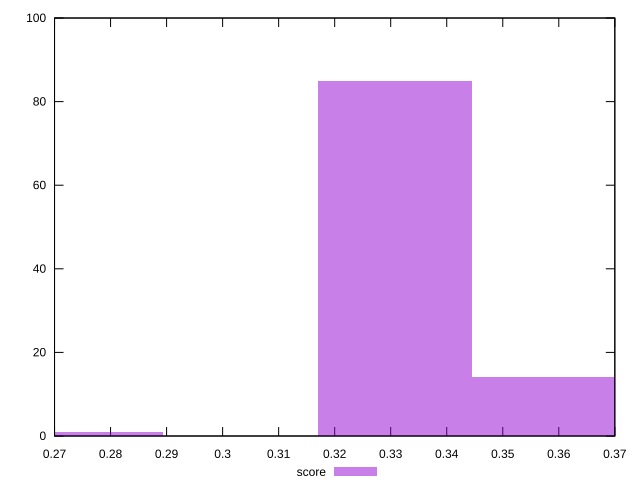

This chart was generated by the following gnuplot code:
reset

$score <<EOF
0.3583343722149589 14
0.3307701897368851 85
0.2756418247807376 1
EOF

set key outside below
set boxwidth 0.02756418247807376
set xrange [0.27:0.37]
set yrange [0:100]
set trange [0:100]
set style fill transparent solid 0.5 noborder
set terminal svg size 640, 490 enhanced background rgb 'white'
set output "report_00017_2021-02-10T15-08-03.406Z/unused-javascript/samples/pages+cached+noadtech/score/histogram.svg"

plot $score title "score" with boxes

reset
